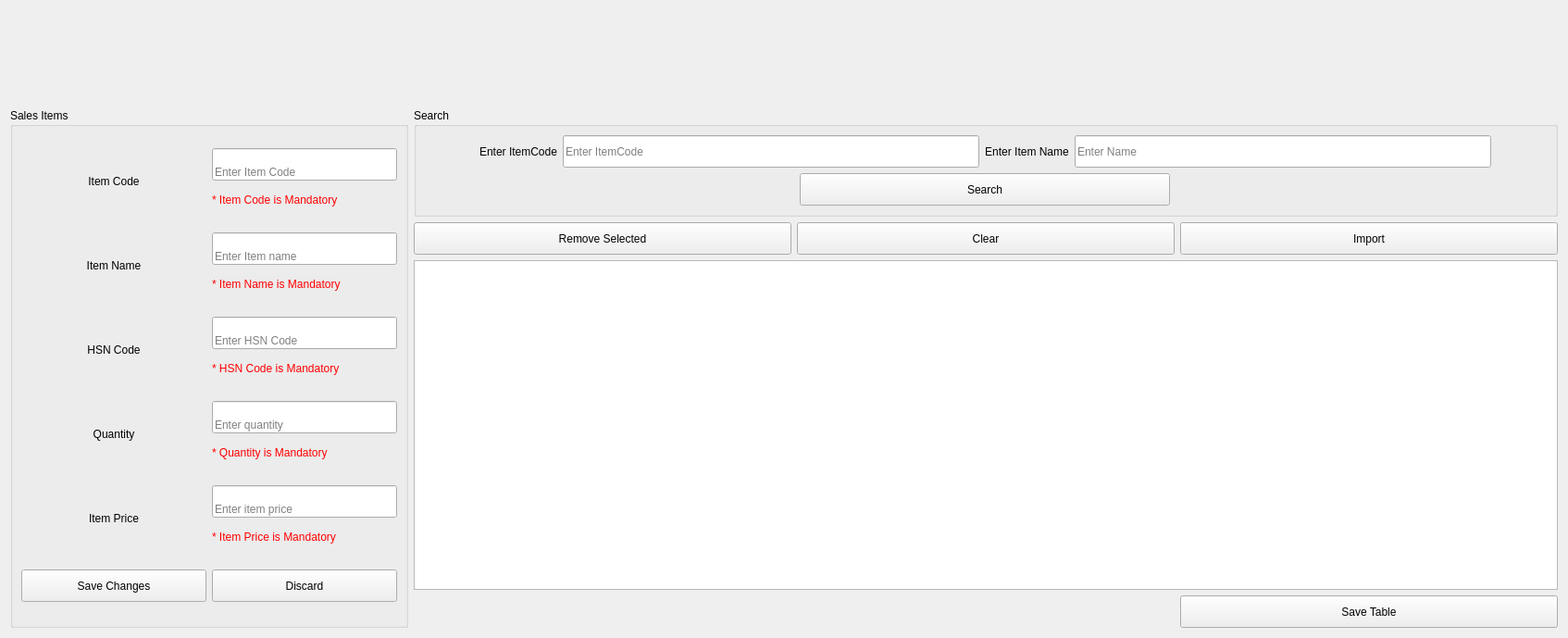
<?xml version="1.0" encoding="UTF-8"?>
<ui version="4.0">
 <class>companyItem</class>
 <widget class="QWidget" name="companyItem">
  <property name="geometry">
   <rect>
    <x>0</x>
    <y>0</y>
    <width>1694</width>
    <height>689</height>
   </rect>
  </property>
  <property name="windowTitle">
   <string>Form</string>
  </property>
  <layout class="QGridLayout" name="gridLayout_3">
   <item row="0" column="0" colspan="2">
    <widget class="Header" name="widget" native="true">
     <property name="sizePolicy">
      <sizepolicy hsizetype="Preferred" vsizetype="Minimum">
       <horstretch>0</horstretch>
       <verstretch>0</verstretch>
      </sizepolicy>
     </property>
     <property name="minimumSize">
      <size>
       <width>0</width>
       <height>100</height>
      </size>
     </property>
    </widget>
   </item>
   <item row="1" column="0" rowspan="2">
    <widget class="QGroupBox" name="inputGroupBox">
     <property name="sizePolicy">
      <sizepolicy hsizetype="Fixed" vsizetype="Preferred">
       <horstretch>0</horstretch>
       <verstretch>0</verstretch>
      </sizepolicy>
     </property>
     <property name="title">
      <string>Sales Items</string>
     </property>
     <property name="checkable">
      <bool>false</bool>
     </property>
     <layout class="QGridLayout" name="gridLayout">
      <item row="0" column="0" colspan="2">
       <layout class="QHBoxLayout" name="horizontalLayout_3">
        <item>
         <widget class="QLabel" name="itemCodeLabel">
          <property name="sizePolicy">
           <sizepolicy hsizetype="Minimum" vsizetype="Fixed">
            <horstretch>0</horstretch>
            <verstretch>0</verstretch>
           </sizepolicy>
          </property>
          <property name="minimumSize">
           <size>
            <width>200</width>
            <height>35</height>
           </size>
          </property>
          <property name="text">
           <string>Item Code</string>
          </property>
          <property name="alignment">
           <set>Qt::AlignCenter</set>
          </property>
         </widget>
        </item>
        <item>
         <layout class="QVBoxLayout" name="verticalLayout_2">
          <item>
           <widget class="QLineEdit" name="itemCodeValue">
            <property name="sizePolicy">
             <sizepolicy hsizetype="Minimum" vsizetype="Fixed">
              <horstretch>0</horstretch>
              <verstretch>0</verstretch>
             </sizepolicy>
            </property>
            <property name="minimumSize">
             <size>
              <width>200</width>
              <height>35</height>
             </size>
            </property>
            <property name="maximumSize">
             <size>
              <width>16777215</width>
              <height>16777215</height>
             </size>
            </property>
            <property name="alignment">
             <set>Qt::AlignBottom|Qt::AlignLeading|Qt::AlignLeft</set>
            </property>
            <property name="placeholderText">
             <string>Enter Item Code</string>
            </property>
           </widget>
          </item>
          <item>
           <widget class="QLabel" name="codeMandLabel">
            <property name="sizePolicy">
             <sizepolicy hsizetype="Minimum" vsizetype="Fixed">
              <horstretch>0</horstretch>
              <verstretch>0</verstretch>
             </sizepolicy>
            </property>
            <property name="minimumSize">
             <size>
              <width>200</width>
              <height>30</height>
             </size>
            </property>
            <property name="styleSheet">
             <string notr="true">QLabel { color : red; }</string>
            </property>
            <property name="text">
             <string>* Item Code is Mandatory</string>
            </property>
           </widget>
          </item>
         </layout>
        </item>
       </layout>
      </item>
      <item row="1" column="0" colspan="2">
       <layout class="QHBoxLayout" name="horizontalLayout_4">
        <item>
         <widget class="QLabel" name="itemNameLabel">
          <property name="sizePolicy">
           <sizepolicy hsizetype="Minimum" vsizetype="Fixed">
            <horstretch>0</horstretch>
            <verstretch>0</verstretch>
           </sizepolicy>
          </property>
          <property name="minimumSize">
           <size>
            <width>200</width>
            <height>35</height>
           </size>
          </property>
          <property name="text">
           <string>Item Name</string>
          </property>
          <property name="alignment">
           <set>Qt::AlignCenter</set>
          </property>
         </widget>
        </item>
        <item>
         <layout class="QVBoxLayout" name="verticalLayout_3">
          <item>
           <widget class="QLineEdit" name="itemNameValue">
            <property name="sizePolicy">
             <sizepolicy hsizetype="Minimum" vsizetype="Fixed">
              <horstretch>0</horstretch>
              <verstretch>0</verstretch>
             </sizepolicy>
            </property>
            <property name="minimumSize">
             <size>
              <width>200</width>
              <height>35</height>
             </size>
            </property>
            <property name="alignment">
             <set>Qt::AlignBottom|Qt::AlignLeading|Qt::AlignLeft</set>
            </property>
            <property name="placeholderText">
             <string>Enter Item name</string>
            </property>
           </widget>
          </item>
          <item>
           <widget class="QLabel" name="nameMandLabel">
            <property name="sizePolicy">
             <sizepolicy hsizetype="Minimum" vsizetype="Fixed">
              <horstretch>0</horstretch>
              <verstretch>0</verstretch>
             </sizepolicy>
            </property>
            <property name="minimumSize">
             <size>
              <width>200</width>
              <height>30</height>
             </size>
            </property>
            <property name="styleSheet">
             <string notr="true">QLabel { color : red; }</string>
            </property>
            <property name="text">
             <string>* Item Name is Mandatory</string>
            </property>
           </widget>
          </item>
         </layout>
        </item>
       </layout>
      </item>
      <item row="2" column="0" colspan="2">
       <layout class="QHBoxLayout" name="horizontalLayout_5">
        <item>
         <widget class="QLabel" name="hsnCodeLabel">
          <property name="sizePolicy">
           <sizepolicy hsizetype="Minimum" vsizetype="Fixed">
            <horstretch>0</horstretch>
            <verstretch>0</verstretch>
           </sizepolicy>
          </property>
          <property name="minimumSize">
           <size>
            <width>200</width>
            <height>35</height>
           </size>
          </property>
          <property name="text">
           <string>HSN Code</string>
          </property>
          <property name="alignment">
           <set>Qt::AlignCenter</set>
          </property>
         </widget>
        </item>
        <item>
         <layout class="QVBoxLayout" name="verticalLayout_4">
          <item>
           <widget class="QLineEdit" name="hsnCodeValue">
            <property name="sizePolicy">
             <sizepolicy hsizetype="Minimum" vsizetype="Fixed">
              <horstretch>0</horstretch>
              <verstretch>0</verstretch>
             </sizepolicy>
            </property>
            <property name="minimumSize">
             <size>
              <width>200</width>
              <height>35</height>
             </size>
            </property>
            <property name="alignment">
             <set>Qt::AlignBottom|Qt::AlignLeading|Qt::AlignLeft</set>
            </property>
            <property name="placeholderText">
             <string>Enter HSN Code</string>
            </property>
           </widget>
          </item>
          <item>
           <widget class="QLabel" name="hsnMandLabel">
            <property name="sizePolicy">
             <sizepolicy hsizetype="Minimum" vsizetype="Fixed">
              <horstretch>0</horstretch>
              <verstretch>0</verstretch>
             </sizepolicy>
            </property>
            <property name="minimumSize">
             <size>
              <width>200</width>
              <height>30</height>
             </size>
            </property>
            <property name="styleSheet">
             <string notr="true">QLabel { color : red; }</string>
            </property>
            <property name="text">
             <string>* HSN Code is Mandatory</string>
            </property>
           </widget>
          </item>
         </layout>
        </item>
       </layout>
      </item>
      <item row="3" column="0" colspan="2">
       <layout class="QHBoxLayout" name="horizontalLayout_6">
        <item>
         <widget class="QLabel" name="quantityLabel">
          <property name="sizePolicy">
           <sizepolicy hsizetype="Minimum" vsizetype="Fixed">
            <horstretch>0</horstretch>
            <verstretch>0</verstretch>
           </sizepolicy>
          </property>
          <property name="minimumSize">
           <size>
            <width>200</width>
            <height>35</height>
           </size>
          </property>
          <property name="text">
           <string>Quantity</string>
          </property>
          <property name="alignment">
           <set>Qt::AlignCenter</set>
          </property>
         </widget>
        </item>
        <item>
         <layout class="QVBoxLayout" name="verticalLayout_5">
          <item>
           <widget class="QLineEdit" name="quantityValue">
            <property name="sizePolicy">
             <sizepolicy hsizetype="Minimum" vsizetype="Fixed">
              <horstretch>0</horstretch>
              <verstretch>0</verstretch>
             </sizepolicy>
            </property>
            <property name="minimumSize">
             <size>
              <width>200</width>
              <height>35</height>
             </size>
            </property>
            <property name="alignment">
             <set>Qt::AlignBottom|Qt::AlignLeading|Qt::AlignLeft</set>
            </property>
            <property name="placeholderText">
             <string>Enter quantity</string>
            </property>
           </widget>
          </item>
          <item>
           <widget class="QLabel" name="quantityMandLabel">
            <property name="sizePolicy">
             <sizepolicy hsizetype="Minimum" vsizetype="Fixed">
              <horstretch>0</horstretch>
              <verstretch>0</verstretch>
             </sizepolicy>
            </property>
            <property name="minimumSize">
             <size>
              <width>200</width>
              <height>30</height>
             </size>
            </property>
            <property name="styleSheet">
             <string notr="true">QLabel { color : red; }</string>
            </property>
            <property name="text">
             <string>* Quantity is Mandatory</string>
            </property>
           </widget>
          </item>
         </layout>
        </item>
       </layout>
      </item>
      <item row="4" column="0" colspan="2">
       <layout class="QHBoxLayout" name="horizontalLayout_7">
        <item>
         <widget class="QLabel" name="itemPriceLabel">
          <property name="sizePolicy">
           <sizepolicy hsizetype="Minimum" vsizetype="Fixed">
            <horstretch>0</horstretch>
            <verstretch>0</verstretch>
           </sizepolicy>
          </property>
          <property name="minimumSize">
           <size>
            <width>200</width>
            <height>35</height>
           </size>
          </property>
          <property name="text">
           <string>Item Price</string>
          </property>
          <property name="alignment">
           <set>Qt::AlignCenter</set>
          </property>
         </widget>
        </item>
        <item>
         <layout class="QVBoxLayout" name="verticalLayout_6">
          <item>
           <widget class="QLineEdit" name="itemPriceValue">
            <property name="sizePolicy">
             <sizepolicy hsizetype="Minimum" vsizetype="Fixed">
              <horstretch>0</horstretch>
              <verstretch>0</verstretch>
             </sizepolicy>
            </property>
            <property name="minimumSize">
             <size>
              <width>200</width>
              <height>35</height>
             </size>
            </property>
            <property name="alignment">
             <set>Qt::AlignBottom|Qt::AlignLeading|Qt::AlignLeft</set>
            </property>
            <property name="placeholderText">
             <string>Enter item price</string>
            </property>
           </widget>
          </item>
          <item>
           <widget class="QLabel" name="priceMandLabel">
            <property name="sizePolicy">
             <sizepolicy hsizetype="Minimum" vsizetype="Fixed">
              <horstretch>0</horstretch>
              <verstretch>0</verstretch>
             </sizepolicy>
            </property>
            <property name="minimumSize">
             <size>
              <width>200</width>
              <height>30</height>
             </size>
            </property>
            <property name="styleSheet">
             <string notr="true">QLabel { color : red; }</string>
            </property>
            <property name="text">
             <string>* Item Price is Mandatory</string>
            </property>
           </widget>
          </item>
         </layout>
        </item>
       </layout>
      </item>
      <item row="5" column="0">
       <widget class="QPushButton" name="saveButton">
        <property name="minimumSize">
         <size>
          <width>200</width>
          <height>35</height>
         </size>
        </property>
        <property name="text">
         <string>Save Changes</string>
        </property>
       </widget>
      </item>
      <item row="5" column="1">
       <widget class="QPushButton" name="discardButton">
        <property name="minimumSize">
         <size>
          <width>200</width>
          <height>35</height>
         </size>
        </property>
        <property name="text">
         <string>Discard</string>
        </property>
       </widget>
      </item>
     </layout>
    </widget>
   </item>
   <item row="1" column="1">
    <widget class="QGroupBox" name="groupBox">
     <property name="sizePolicy">
      <sizepolicy hsizetype="Expanding" vsizetype="Fixed">
       <horstretch>0</horstretch>
       <verstretch>0</verstretch>
      </sizepolicy>
     </property>
     <property name="minimumSize">
      <size>
       <width>0</width>
       <height>100</height>
      </size>
     </property>
     <property name="title">
      <string>Search </string>
     </property>
     <property name="checkable">
      <bool>false</bool>
     </property>
     <layout class="QGridLayout" name="gridLayout_4">
      <item row="0" column="0">
       <layout class="QHBoxLayout" name="horizontalLayout">
        <item>
         <widget class="QLabel" name="voucherNoLabel_2">
          <property name="sizePolicy">
           <sizepolicy hsizetype="Fixed" vsizetype="Preferred">
            <horstretch>0</horstretch>
            <verstretch>0</verstretch>
           </sizepolicy>
          </property>
          <property name="text">
           <string>Enter ItemCode</string>
          </property>
          <property name="alignment">
           <set>Qt::AlignCenter</set>
          </property>
         </widget>
        </item>
        <item>
         <widget class="QLineEdit" name="searchItemCodeValue">
          <property name="sizePolicy">
           <sizepolicy hsizetype="Preferred" vsizetype="Fixed">
            <horstretch>0</horstretch>
            <verstretch>0</verstretch>
           </sizepolicy>
          </property>
          <property name="minimumSize">
           <size>
            <width>450</width>
            <height>35</height>
           </size>
          </property>
          <property name="maximumSize">
           <size>
            <width>400</width>
            <height>16777215</height>
           </size>
          </property>
          <property name="placeholderText">
           <string>Enter ItemCode</string>
          </property>
         </widget>
        </item>
        <item>
         <widget class="QLabel" name="voucherNoLabel_3">
          <property name="sizePolicy">
           <sizepolicy hsizetype="Fixed" vsizetype="Preferred">
            <horstretch>0</horstretch>
            <verstretch>0</verstretch>
           </sizepolicy>
          </property>
          <property name="text">
           <string>Enter Item Name</string>
          </property>
          <property name="alignment">
           <set>Qt::AlignCenter</set>
          </property>
         </widget>
        </item>
        <item>
         <widget class="QLineEdit" name="searchNameValue">
          <property name="sizePolicy">
           <sizepolicy hsizetype="Preferred" vsizetype="Fixed">
            <horstretch>0</horstretch>
            <verstretch>0</verstretch>
           </sizepolicy>
          </property>
          <property name="minimumSize">
           <size>
            <width>450</width>
            <height>35</height>
           </size>
          </property>
          <property name="maximumSize">
           <size>
            <width>400</width>
            <height>16777215</height>
           </size>
          </property>
          <property name="placeholderText">
           <string>Enter Name</string>
          </property>
         </widget>
        </item>
       </layout>
      </item>
      <item row="1" column="0">
       <layout class="QHBoxLayout" name="horizontalLayout_2">
        <item>
         <widget class="QPushButton" name="searchButton">
          <property name="sizePolicy">
           <sizepolicy hsizetype="Fixed" vsizetype="Fixed">
            <horstretch>0</horstretch>
            <verstretch>0</verstretch>
           </sizepolicy>
          </property>
          <property name="minimumSize">
           <size>
            <width>400</width>
            <height>35</height>
           </size>
          </property>
          <property name="text">
           <string>Search</string>
          </property>
         </widget>
        </item>
       </layout>
      </item>
     </layout>
    </widget>
   </item>
   <item row="2" column="1">
    <layout class="QGridLayout" name="gridLayout_2">
     <item row="0" column="0" colspan="3">
      <layout class="QVBoxLayout" name="verticalLayout"/>
     </item>
     <item row="1" column="0">
      <widget class="QPushButton" name="removeButton">
       <property name="sizePolicy">
        <sizepolicy hsizetype="Expanding" vsizetype="Fixed">
         <horstretch>0</horstretch>
         <verstretch>0</verstretch>
        </sizepolicy>
       </property>
       <property name="minimumSize">
        <size>
         <width>0</width>
         <height>35</height>
        </size>
       </property>
       <property name="text">
        <string>Remove Selected</string>
       </property>
      </widget>
     </item>
     <item row="1" column="1">
      <widget class="QPushButton" name="clearButton">
       <property name="sizePolicy">
        <sizepolicy hsizetype="Expanding" vsizetype="Fixed">
         <horstretch>0</horstretch>
         <verstretch>0</verstretch>
        </sizepolicy>
       </property>
       <property name="minimumSize">
        <size>
         <width>0</width>
         <height>35</height>
        </size>
       </property>
       <property name="text">
        <string>Clear</string>
       </property>
      </widget>
     </item>
     <item row="1" column="2">
      <widget class="QPushButton" name="importButton">
       <property name="sizePolicy">
        <sizepolicy hsizetype="Expanding" vsizetype="Fixed">
         <horstretch>0</horstretch>
         <verstretch>0</verstretch>
        </sizepolicy>
       </property>
       <property name="minimumSize">
        <size>
         <width>0</width>
         <height>35</height>
        </size>
       </property>
       <property name="text">
        <string>Import</string>
       </property>
      </widget>
     </item>
     <item row="2" column="0" colspan="3">
      <widget class="CompanyItemTable" name="companyItemsTable">
       <property name="sizePolicy">
        <sizepolicy hsizetype="Expanding" vsizetype="Expanding">
         <horstretch>0</horstretch>
         <verstretch>0</verstretch>
        </sizepolicy>
       </property>
      </widget>
     </item>
     <item row="3" column="0" colspan="2">
      <spacer name="horizontalSpacer_2">
       <property name="orientation">
        <enum>Qt::Horizontal</enum>
       </property>
       <property name="sizeHint" stdset="0">
        <size>
         <width>758</width>
         <height>20</height>
        </size>
       </property>
      </spacer>
     </item>
     <item row="3" column="2">
      <widget class="QPushButton" name="saveTableData">
       <property name="sizePolicy">
        <sizepolicy hsizetype="Expanding" vsizetype="Fixed">
         <horstretch>0</horstretch>
         <verstretch>0</verstretch>
        </sizepolicy>
       </property>
       <property name="minimumSize">
        <size>
         <width>300</width>
         <height>35</height>
        </size>
       </property>
       <property name="text">
        <string>Save Table</string>
       </property>
      </widget>
     </item>
    </layout>
   </item>
  </layout>
 </widget>
 <customwidgets>
  <customwidget>
   <class>Header</class>
   <extends>QWidget</extends>
   <header location="global">_widgets.header</header>
   <container>1</container>
  </customwidget>
  <customwidget>
   <class>CompanyItemTable</class>
   <extends>QTableView</extends>
   <header>_views.companyItemsTableView</header>
  </customwidget>
 </customwidgets>
 <resources/>
 <connections/>
</ui>
